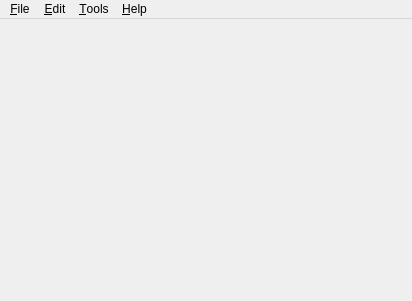
<?xml version="1.0" encoding="UTF-8"?>
<ui version="4.0">
 <class>MainWindow</class>
 <widget class="QMainWindow" name="MainWindow">
  <property name="geometry">
   <rect>
    <x>0</x>
    <y>0</y>
    <width>412</width>
    <height>301</height>
   </rect>
  </property>
  <property name="sizePolicy">
   <sizepolicy hsizetype="Expanding" vsizetype="Expanding">
    <horstretch>0</horstretch>
    <verstretch>0</verstretch>
   </sizepolicy>
  </property>
  <property name="minimumSize">
   <size>
    <width>400</width>
    <height>0</height>
   </size>
  </property>
  <property name="windowTitle">
   <string>Anki</string>
  </property>
  <property name="windowIcon">
   <iconset resource="icons.qrc">
    <normaloff>:/icons/anki.png</normaloff>:/icons/anki.png</iconset>
  </property>
  <widget class="QWidget" name="centralwidget">
   <property name="sizePolicy">
    <sizepolicy hsizetype="Expanding" vsizetype="Expanding">
     <horstretch>1</horstretch>
     <verstretch>1</verstretch>
    </sizepolicy>
   </property>
   <property name="autoFillBackground">
    <bool>true</bool>
   </property>
  </widget>
  <widget class="QMenuBar" name="menubar">
   <property name="geometry">
    <rect>
     <x>0</x>
     <y>0</y>
     <width>412</width>
     <height>20</height>
    </rect>
   </property>
   <widget class="QMenu" name="menuHelp">
    <property name="title">
     <string>&amp;Help</string>
    </property>
    <addaction name="actionDocumentation"/>
    <addaction name="separator"/>
    <addaction name="actionDonate"/>
    <addaction name="actionAbout"/>
   </widget>
   <widget class="QMenu" name="menuEdit">
    <property name="title">
     <string>&amp;Edit</string>
    </property>
    <addaction name="actionUndo"/>
   </widget>
   <widget class="QMenu" name="menuCol">
    <property name="title">
     <string>&amp;File</string>
    </property>
    <addaction name="actionSwitchProfile"/>
    <addaction name="separator"/>
    <addaction name="actionImport"/>
    <addaction name="actionExport"/>
    <addaction name="separator"/>
    <addaction name="actionExit"/>
   </widget>
   <widget class="QMenu" name="menuTools">
    <property name="title">
     <string>&amp;Tools</string>
    </property>
    <addaction name="actionStudyDeck"/>
    <addaction name="actionCreateFiltered"/>
    <addaction name="separator"/>
    <addaction name="actionFullDatabaseCheck"/>
    <addaction name="actionCheckMediaDatabase"/>
    <addaction name="actionEmptyCards"/>
    <addaction name="separator"/>
    <addaction name="actionAdd_ons"/>
    <addaction name="separator"/>
    <addaction name="actionNoteTypes"/>
    <addaction name="actionPreferences"/>
    <addaction name="actionPostpone_Reviews"/>
   </widget>
   <addaction name="menuCol"/>
   <addaction name="menuEdit"/>
   <addaction name="menuTools"/>
   <addaction name="menuHelp"/>
  </widget>
  <action name="actionExit">
   <property name="text">
    <string>E&amp;xit</string>
   </property>
   <property name="shortcut">
    <string>Ctrl+Q</string>
   </property>
  </action>
  <action name="actionPreferences">
   <property name="text">
    <string>&amp;Preferences...</string>
   </property>
   <property name="statusTip">
    <string>Configure interface language and options</string>
   </property>
   <property name="shortcut">
    <string>Ctrl+P</string>
   </property>
   <property name="menuRole">
    <enum>QAction::PreferencesRole</enum>
   </property>
  </action>
  <action name="actionAbout">
   <property name="text">
    <string>&amp;About...</string>
   </property>
   <property name="menuRole">
    <enum>QAction::AboutRole</enum>
   </property>
  </action>
  <action name="actionUndo">
   <property name="enabled">
    <bool>false</bool>
   </property>
   <property name="text">
    <string>&amp;Undo</string>
   </property>
   <property name="shortcut">
    <string>Ctrl+Z</string>
   </property>
  </action>
  <action name="actionCheckMediaDatabase">
   <property name="text">
    <string>Check &amp;Media...</string>
   </property>
   <property name="statusTip">
    <string>Check the files in the media directory</string>
   </property>
  </action>
  <action name="actionOpenPluginFolder">
   <property name="text">
    <string>&amp;Open Add-ons Folder...</string>
   </property>
  </action>
  <action name="actionDonate">
   <property name="text">
    <string>&amp;Support Anki...</string>
   </property>
  </action>
  <action name="actionDownloadSharedPlugin">
   <property name="text">
    <string>&amp;Browse and Install...</string>
   </property>
   <property name="statusTip">
    <string/>
   </property>
  </action>
  <action name="actionFullDatabaseCheck">
   <property name="text">
    <string>&amp;Check Database</string>
   </property>
  </action>
  <action name="actionDocumentation">
   <property name="text">
    <string>&amp;Guide...</string>
   </property>
   <property name="shortcut">
    <string>F1</string>
   </property>
  </action>
  <action name="actionSwitchProfile">
   <property name="text">
    <string>&amp;Switch Profile</string>
   </property>
   <property name="shortcut">
    <string>Ctrl+Shift+P</string>
   </property>
  </action>
  <action name="actionExport">
   <property name="text">
    <string>&amp;Export...</string>
   </property>
   <property name="shortcut">
    <string>Ctrl+E</string>
   </property>
  </action>
  <action name="actionImport">
   <property name="text">
    <string>&amp;Import...</string>
   </property>
   <property name="shortcut">
    <string>Ctrl+Shift+I</string>
   </property>
  </action>
  <action name="actionStudyDeck">
   <property name="text">
    <string>Study Deck...</string>
   </property>
   <property name="shortcut">
    <string>/</string>
   </property>
  </action>
  <action name="actionEmptyCards">
   <property name="text">
    <string>Empty Cards...</string>
   </property>
  </action>
  <action name="actionCreateFiltered">
   <property name="text">
    <string>Create Filtered Deck...</string>
   </property>
   <property name="shortcut">
    <string>F</string>
   </property>
  </action>
  <action name="actionNoteTypes">
   <property name="text">
    <string>Manage Note Types</string>
   </property>
   <property name="shortcut">
    <string>Ctrl+Shift+N</string>
   </property>
  </action>
  <action name="actionAdd_ons">
   <property name="text">
    <string>Add-ons</string>
   </property>
   <property name="shortcut">
    <string>Ctrl+Shift+A</string>
   </property>
  </action>
  <action name="actionPostpone_Reviews">
   <property name="text">
    <string>P&amp;ostpone Reviews</string>
   </property>
  </action>
 </widget>
 <resources>
  <include location="icons.qrc"/>
 </resources>
 <connections/>
</ui>
